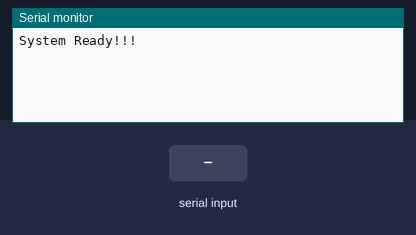
The sketch below on a simulated Arduino Uno, built with avr-gcc and run on an emulated ATmega328P. Shown: the last lines printed to the serial monitor. The test bench sets the inputs (shaded band).

Above: at 1.2 s.
1.3 s: "disp on\n" received over Serial
At 2.5 s:
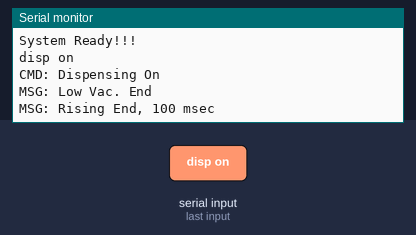
2.8 s: "disp off\n" received over Serial
At 4.1 s:
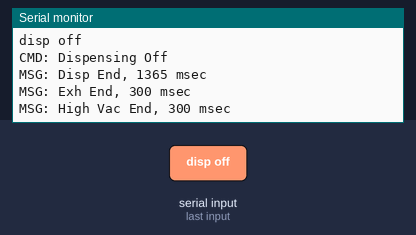
4.3 s: "load channel 1\n" received over Serial
At 4.9 s:
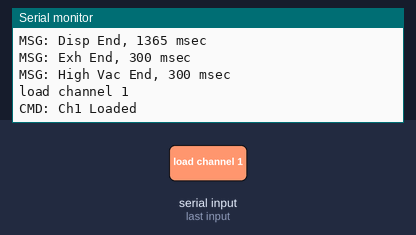
5.8 s: "1\n" received over Serial
At 7.2 s:
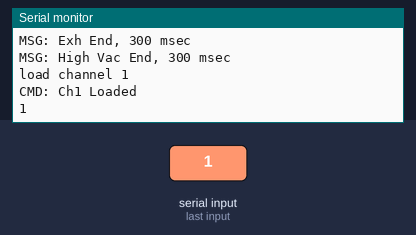

The sketch:

topcon_mini.ino
```cpp
#define DEBUG

//non-initialized value
//union configChannel{
typedef struct configChannel{
  uint8_t enable[10];
  uint16_t risingtime[10];
  uint16_t dispensingtime[10];
  uint16_t exhausttime[10];
  uint16_t highvactime[10];
  uint16_t dispensingpressure[10];  //unit; 100pa, 3276.8kpa
  uint16_t highvacpressure[10];  //unit: 100pa
  uint16_t lowvacpressure[10];  //unit: 1pa
  uint8_t risingmode[10];
  uint8_t pulsemode[10];
//} channel __attribute__ ((section (".noinit")));
}channel_t;

typedef struct configMonitoring{
  uint32_t time;
  int32_t pressure;  //unit: 100pa
  uint8_t dispensingflag;
} monitoring_t;

typedef struct configState{
  uint8_t state;
  uint8_t channel;  //0~9
} state_t;

String inputString = "";
uint8_t inputComplete = 0;
channel_t channel;
monitoring_t monitoring;
state_t state;

void setup() {
  // put your setup code here, to run once:
  // Timer0 is already used for millis() - we'll just interrupt somewhere
  // in the middle and call the "Compare A" function below
  OCR0A = 0xAF;
  TIMSK0 |= _BV(OCIE0A);

  state.state = 0;
  state.channel = 0;
  monitoring.time = 0;
  monitoring.pressure = 0;
  monitoring.dispensingflag = 0;

#ifdef DEBUG
  Serial.begin(115200);
  inputString.reserve(10);

  //set-up test channel
  channel.enable[0] = 1;
  channel.risingmode[0] = 1;
  channel.pulsemode[0] = 0;
  channel.risingtime[0] = 100;
  channel.exhausttime[0] = 300;
  channel.highvactime[0] = 300;
  channel.enable[1] = 1;
  channel.risingmode[1] = 0;
  channel.pulsemode[1] = 1;
  channel.dispensingtime[1] = 500;
  channel.risingtime[1] = 100;
  channel.exhausttime[1] = 5000;
  channel.highvactime[1] = 1000;
#endif
  Serial.println("System Ready!!!");

}

// Interrupt is called once a millisecond
SIGNAL(TIMER0_COMPA_vect)
{
 #ifdef DEBUG
//  unsigned long currentMillis = millis();
//  Serial.println(currentMillis);
#endif
  _do_processing();
}

void loop() {
  // put your main code here, to run repeatedly:
#ifdef DEBUG
  if(inputComplete == 1)
  {
    if(inputString.equals("disp on")==1)
    {
      monitoring.dispensingflag = 1;
      Serial.println("CMD: Dispensing On");
      inputComplete = 0;
    }
    else if(inputString.equals("disp off")==1)
    {
      monitoring.dispensingflag = 0;
      Serial.println("CMD: Dispensing Off");
      inputComplete = 0;
    }
    else if(inputString.equals("load channel 1")==1)
    {
      state.channel = 1;
      Serial.println("CMD: Ch1 Loaded");
      inputComplete = 0;
    }
    else if(inputString.equals("load channel 0")==1)
    {
      state.channel = 0;
      Serial.println("CMD: Ch0 Loaded");
      inputComplete = 0;
    }
    inputString = "";
    inputComplete = 0;
  }
#endif

}
#ifdef DEBUG
void serialEvent()
{
  while(Serial.available())
  {
    char inChar = (char)Serial.read();

    if(inChar == '\n')
    {
      inputComplete = 1;
      Serial.println(inputString);
    }
    else
    {
      inputString += inChar;
    }
  }
}
#endif
void _digital_write(byte pinNo, byte On)
{
}
void _digital_read(byte pinNo, byte* On)
{
  *On = 1;
}
void _analog_write(byte pinNo, int Digit)
{
}
void _analog_read(byte pinNo, int* Digit)
{
  *Digit = 0;
}
void _relay_write(byte pinNo, byte On)
{
}

void _get_pressure(int32_t* pressure)
{
  int digit;
  _analog_read(0, &digit);
  *pressure = digit/4096 * 900000;  // 900kpa
}
uint8_t _check_dispensing_on()
{
  //_digital_read(), ethernet comm.
  if(monitoring.dispensingflag == 1)
  {
    return 1;
  }
  else
  {
    return 0;
  }
}
void _set_solenoid_control(byte cda, byte exhaust, byte highvac, byte lowvac)
{
  _relay_write(0, cda);
  _relay_write(1, exhaust);
  _relay_write(2, highvac);
  _relay_write(3, lowvac);
}
void _set_cda_regulator(uint16_t pressure)  //unit 100pa
{
  //_analog_write()
}
void _set_vac_regulator(uint16_t pressure)  //unit 100pa
{
  //_analog_write()
}
void _do_processing()
{
  int32_t pressure = 0;
  _get_pressure(&pressure);
  monitoring.pressure = pressure;

  switch(state.state)
  {
    case 0:  //ready
      state.state = 1;
      monitoring.time = 0;
      monitoring.pressure = 0;
      break;
    case 1:  //low vac.
      monitoring.time = monitoring.time+1;

      if(channel.enable[state.channel]==1)
      {
        //if(monitoring.dispensingflag == 1)
        if(_check_dispensing_on()==1)
        {
          state.state = 2;
          monitoring.time = 0;
#ifdef DEBUG
          Serial.println("MSG: Low Vac. End");
#endif
        }
        else
        {
          //low vac. sol control
          //exhaust sol control
         _set_solenoid_control(0, 0, 0, 1);  // cda off, exhaust off, high vac off, low vac on
         _set_solenoid_control(0, 0, 0, 0);  // cda off, exhaust off, high vac off, low vac off
         _set_solenoid_control(0, 1, 0, 0);  // cda off, exhaust on, high vac off, low vac off
        }
      }
      else
      {
        //alarm display
        monitoring.time = 0;
      }
      break;
    case 2:  //rising
      monitoring.time++;
      _set_solenoid_control(1, 0, 0, 0);  // cda on, exhaust off, high vac off, low vac off
      if(channel.risingmode[state.channel] == 0)
      {
#ifdef DEBUG
        Serial.println("MSG: Rising End, "+String(monitoring.time)+" msec");
#endif
        state.state = 3;
        monitoring.time = 0;
        _set_cda_regulator(channel.dispensingpressure[state.channel]);
        _set_vac_regulator(channel.highvacpressure[state.channel]);
      }
      else
      {
        if(monitoring.time>=channel.risingtime[state.channel])
        {
#ifdef DEBUG
          Serial.println("MSG: Rising End, "+String(monitoring.time)+" msec");
#endif
          state.state = 3;
          monitoring.time = 0;
          _set_cda_regulator(channel.dispensingpressure[state.channel]);
          _set_vac_regulator(channel.highvacpressure[state.channel]);
        }
        else
        {
          //rising control
          uint16_t pressure_cur = channel.dispensingpressure[state.channel]*(monitoring.time/channel.risingtime[state.channel]);
          _set_cda_regulator(pressure_cur);
        }
      }
      break;
    case 3: //dispensing
      monitoring.time++;
      if(channel.pulsemode[state.channel] == 0)
      {
        if(_check_dispensing_on() == 0)
        //if(monitoring.dispensingflag == 0)
        {
#ifdef DEBUG
          Serial.println("MSG: Disp End, "+String(monitoring.time)+" msec");
#endif
          state.state = 4;
          monitoring.time = 0;
        }
      }
      else
      {
        if(monitoring.time>=channel.dispensingtime[state.channel])
        {
#ifdef DEBUG
          Serial.println("MSG: Disp End, "+ String(monitoring.time)+" msec");
#endif
          state.state = 4;
          monitoring.time = 0;
          monitoring.dispensingflag = 0;
        }
      }
      break;
    case 4: //exhaust
      monitoring.time++;
      _set_solenoid_control(0, 1, 0, 0);  // cda off, exhaust on, high vac off, low vac off
      if(monitoring.time>=channel.exhausttime[state.channel])
      {
#ifdef DEBUG
        Serial.println("MSG: Exh End, "+String(monitoring.time)+" msec");
#endif
        state.state = 5;
        monitoring.time = 0;
      }
      break;
    case 5: //high vac.
      monitoring.time++;
      _set_solenoid_control(0, 0, 1, 0);  // cda off, exhaust off, high vac on, low vac off
      if(monitoring.time>=channel.highvactime[state.channel])
      {
#ifdef DEBUG
        Serial.println("MSG: High Vac End, "+String(monitoring.time)+" msec");
#endif
        state.state = 1;
        monitoring.time = 0;
      }

      break;
  }
}
```

Measured:
- after the input at 1.3 s, the serial monitor: prints a new line at once (image 1)
- after the input at 2.8 s, the serial monitor: prints a new line at once (image 2)
- after the input at 4.3 s, the serial monitor: prints a new line at once (image 3)
- after the input at 5.8 s, the serial monitor: prints a new line at once (image 4)
